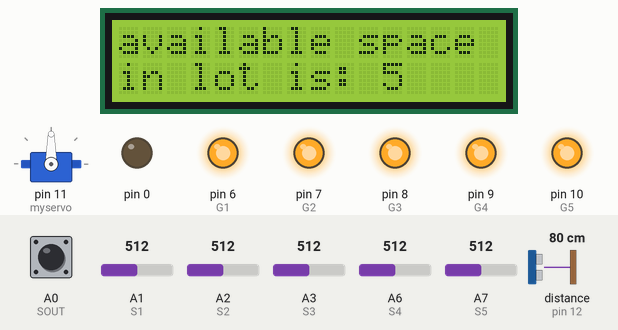
A sketch run on a simulated Arduino Nano, built with avr-gcc and run on an emulated ATmega328P. Shown: 16×2 character LCD, servo, output pins drawn as LEDs (lit = HIGH). The test bench sets the inputs (shaded band); at power-on: distance to the obstacle (sensor on pin 12) 80 cm, A1 (S1) = 512, A2 (S2) = 512, A0 (SOUT) HIGH, A3 (S3) = 512, A6 (S4) = 512, A7 (S5) = 512. The echo pulse lasts 58.3 µs per cm; pins used as bus, display or sensor lines are not drawn.

Above: at 2.3 s.
2.4 s: distance to the obstacle (sensor on pin 12) set to 11 cm
3.9 s: distance to the obstacle (sensor on pin 12) set to 8 cm
At 5.0 s:
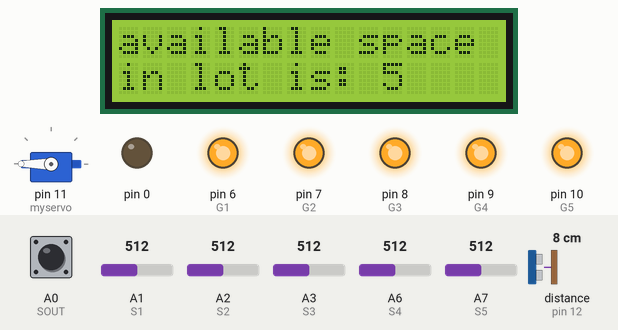
5.4 s: A1 (S1) set to 108
6.9 s: A1 (S1) set to 92
At 7.2 s:
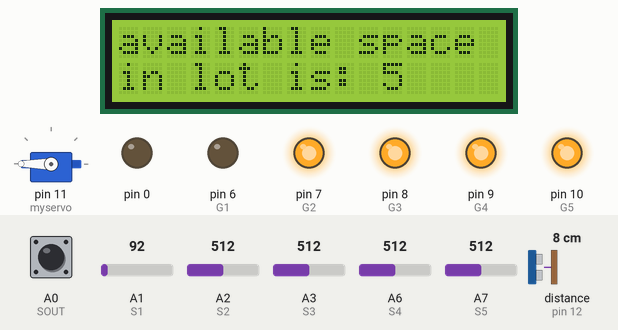
8.4 s: A2 (S2) set to 110
9.9 s: A2 (S2) set to 94
At 10.6 s:
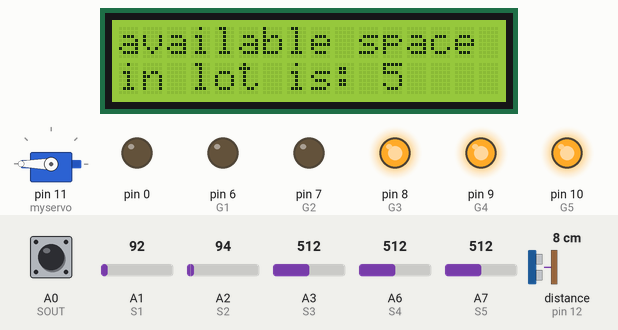
Timing chart, 0 to 12.4 s (numbered marks = the images above; inputs shaded):
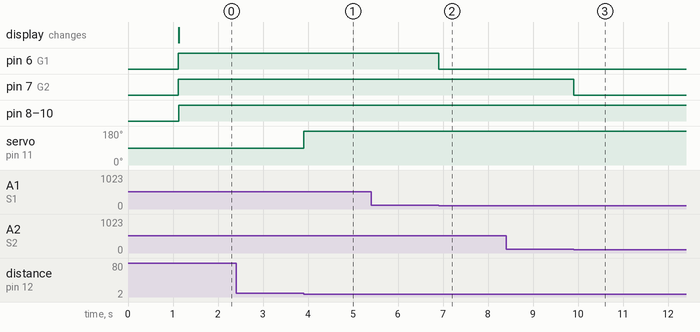

The sketch:

Parking_lot.ino
```cpp
/*
	automatic parking lot with lights indicating available
	parking spots. no car is allowed to go in if there is
	no available spot.
*/


#include <SoftwareSerial.h>
#include <Wire.h>
#include <LiquidCrystal_I2C.h>
#include <Ultrasonic.h>
#include <Servo.h>

// define pins
#define S1 A1
#define S2 A2
#define S3 A3
#define S4 A6
#define S5 A7
#define SOUT A0
#define R1 1
#define R2 2
#define R3 3
#define R4 4
#define R5 5
#define G1 6
#define G2 7
#define G3 8
#define G4 9
#define G5 10


LiquidCrystal_I2C lcd(0x27,16,2);  // set the LCD address to 0x3f for a 16 chars and 2 line display
Ultrasonic ultrasonic(13, 12);	//trig,echo
Servo myservo;
bool flag1=1, flag2=1;

int distance, space;

void setup() {
  lcd.init();    // initialize the lcd
   // Print a message to the LCD.
  lcd.backlight();

  space=5;
  lcd.setCursor(3,0);
  lcd.print("Welcome to");
  lcd.setCursor(2,1);
  lcd.print("auto Parking!");
  myservo.attach(11);  // attaches the servo on pin 11 to the servo object

  //setup pinmodes
  for(int i=0;i<11;i++)
  pinMode(i,OUTPUT);
  pinMode(SOUT,INPUT);
  pinMode(S1,INPUT);
  pinMode(S2,INPUT);
  pinMode(S3,INPUT);
  pinMode(S4,INPUT);
  pinMode(S5,INPUT);

   myservo.write(90);
   delay(1000);
   myservo.detach();
   lcd.clear();
   lcd.setCursor(0,0);
   lcd.print("available space");
   lcd.setCursor(0,1);
   lcd.print("in lot is:");
}


//checks if a car is going in, opens when car reaches a distance of 9cm, stays open
//for an extra 2 seconds after the ultrasonic can no longer see the car
//there is a delay of 2 seconds between the first car going in and the second car.
//available space is decreases by 1
void carin() {
  distance = ultrasonic.read();

  if(distance <=9 && space >0 && flag1){
    myservo.attach(11);
    myservo.write(180);
    delay(1000);
    myservo.detach();
    flag1=0;
  }
  else if(distance >9 && space > 0 && !flag1)
  {
    delay(2000);
    myservo.attach(11);
    myservo.write(90);
    space--;
    lcd.setCursor(11,1);
    lcd.print(space);
    delay(2000);
    myservo.detach();
    flag1=1;
  }

}

//after a car steps on sensor, it assumes a car went out,
//increasing available space by one
void carout()
{
  int s = digitalRead(SOUT);
  if(s==0 && space < 5 )
  {

    if(flag2) flag2 = 0;
  }
  else if(s==1 && !flag2)
  {
    flag2=1;
    space++;

  }
}

//checks every sensor to see if a car is parked there
//if it is light red, if it isnt light green
void sen(){
    if(analogRead(S1)<100){
    digitalWrite(R1,HIGH);
    digitalWrite(G1,LOW);
    }
   else {
    digitalWrite(R1,LOW);
    digitalWrite(G1,HIGH);
  }


   if(analogRead(S2)<100){
    digitalWrite(R2,HIGH);
    digitalWrite(G2,LOW);
    }
   else {
    digitalWrite(R2,LOW);
    digitalWrite(G2,HIGH);
  }


  if(analogRead(S3)<100){
    digitalWrite(R3,HIGH);
    digitalWrite(G3,LOW);
    }
   else {
    digitalWrite(R3,LOW);
    digitalWrite(G3,HIGH);
  }


  if(analogRead(S4)<100){
    digitalWrite(R4,HIGH);
    digitalWrite(G4,LOW);
    }
   else {
    digitalWrite(R4,LOW);
    digitalWrite(G4,HIGH);
  }


  if(analogRead(S5)<100){
    digitalWrite(R5,HIGH);
    digitalWrite(G5,LOW);
    }
   else {
    digitalWrite(R5,LOW);
    digitalWrite(G5,HIGH);
  }
}

//print available space, check if a car is going in or out,
// update lights of parking spots
void loop() {
  lcd.setCursor(11,1);
  lcd.print(space);
  carin();
  carout();
  sen();

}
```

Measured:
- the behaviour switches between 10 and 9 cm on distance to the obstacle (sensor on pin 12) (found by bisection; images 0 and 1)
- the behaviour switches between 100 and 99 on A1 (S1) (found by bisection; images 1 and 2)
- the behaviour switches between 100 and 99 on A2 (S2) (found by bisection; images 2 and 3)
- after the input at 2.4 s, every drawn part: stays the same
- after the input at 3.9 s, servo on pin 11 (myservo): 90° → 180° at once
- after the input at 5.4 s, every drawn part: stays the same
- after the input at 6.9 s, pin 6 (G1): HIGH → LOW at once
- after the input at 8.4 s, every drawn part: stays the same
- after the input at 9.9 s, pin 7 (G2): HIGH → LOW at once
